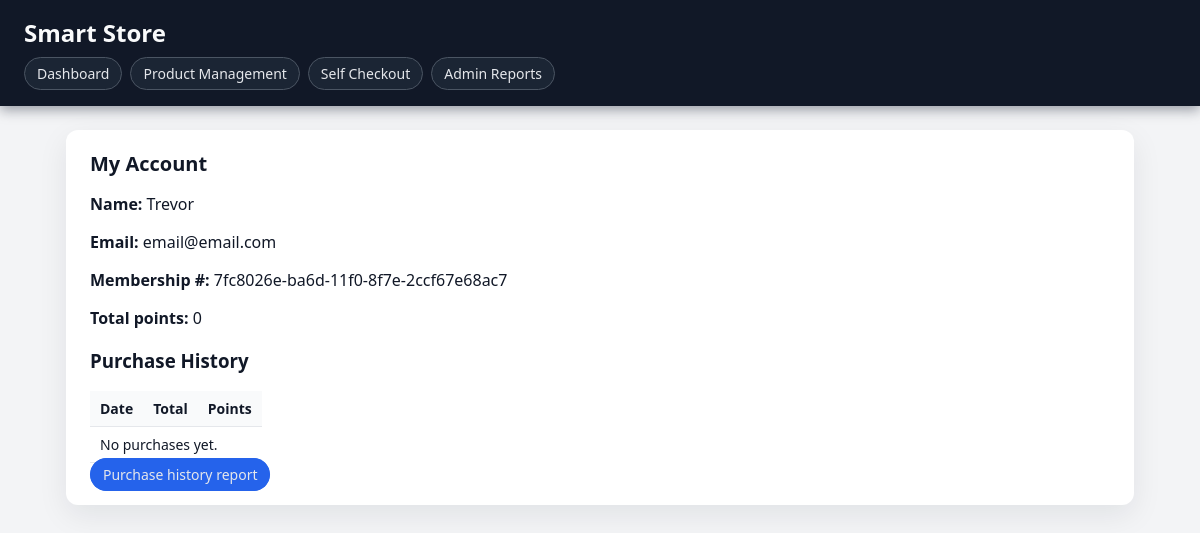
The app's page /account/ (signed in), older data.
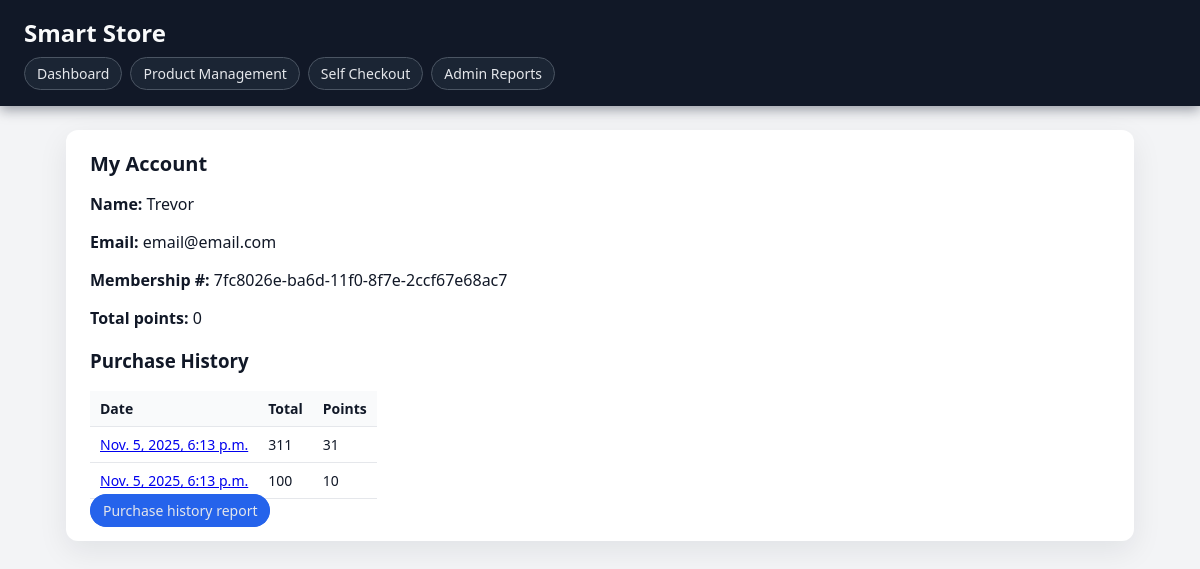
The same page, newer data.
### phase3/models.py (models this page shows)
class Receipts(models.Model):
    customer_id = models.ForeignKey(Customers, on_delete=models.CASCADE)
    time = models.DateTimeField()
    points_earned = models.IntegerField(default=0)
    total_price = models.IntegerField()

### phase3/views.py (the view)
# urls.py: path('account/', views.customer_account, name='customer_account'),
def customer_account(request):
    customer_id = request.session.get("customer_id")
    if not customer_id:
        return redirect("self_checkout_login")
    customer = get_object_or_404(Customers, id=customer_id)
    receipts = Receipts.objects.filter(customer_id=customer).order_by("-time")
    context = {"customer": customer, "receipts": receipts}
    return render(request, "customer_account.html", context)

### phase3/templates/customer_account.html
{% extends "base.html" %}
{% block content %}
<section class="card">
    <h2>My Account</h2>
    <p><strong>Name:</strong> {{ customer.name }}</p>
    <p><strong>Email:</strong> {{ customer.email }}</p>
    <p><strong>Membership #:</strong> {{ customer.membership_id }}</p>
    <p><strong>Total points:</strong> {{ customer.points }}</p>
    <h3>Purchase History</h3>
    <table>
        <tr>
            <th>Date</th>
            <th>Total</th>
            <th>Points</th>
        </tr>
        {% for r in receipts %}
        <tr>
            <td><a href="{% url 'receipt_detail' r.id %}">{{ r.time }}</a></td>
            <td>{{ r.total_price }}</td>
            <td>{{ r.points_earned }}</td>
        </tr>
        {% empty %}
        <tr><td colspan="3">No purchases yet.</td></tr>
        {% endfor %}
    </table>
    <a class="btn-history" href="{% url 'customer_receipt_history' %}">Purchase history report</a>
</section>
{% endblock %}

Row changes from the older to the newer data that the page shows:
added Receipts: time "Nov. 5, 2025, 6:13 p.m.", total_price "311", points_earned "31"
added Receipts: time "Nov. 5, 2025, 6:13 p.m.", total_price "100", points_earned "10"
Text that changed along with them:
text no longer shown: "No purchases yet."
